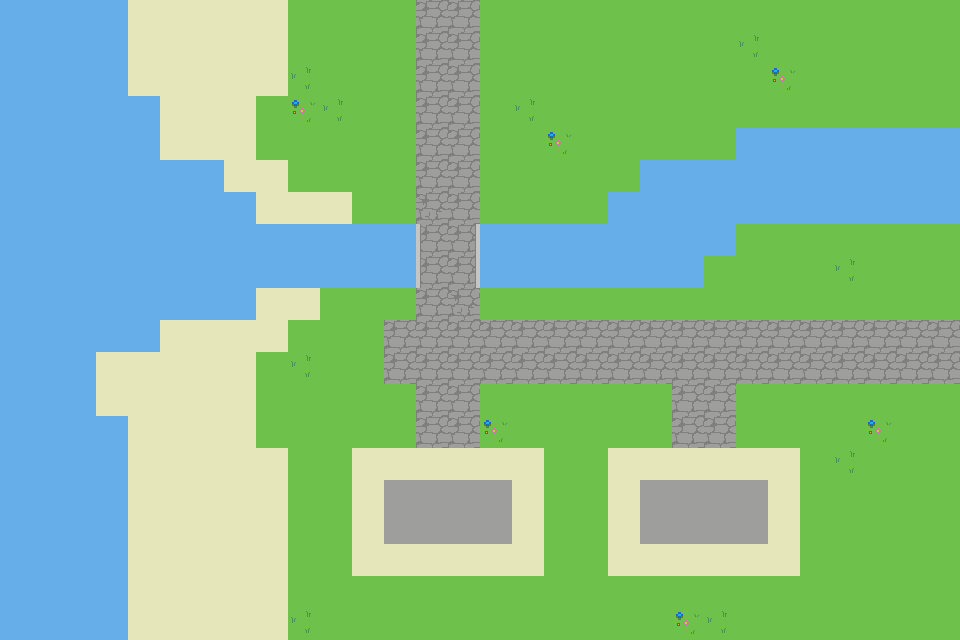

Below is a game level as drawn by its tile map, then a one-line description and the .tmx file that defines it, in full:
An orthogonal 30x20 tile map with 32x32 px tiles, 3 tile layers (Ground, buildings, Details), 1 hidden layer not drawn.

<map version="1.9" tiledversion="1.9.2" orientation="orthogonal" renderorder="right-down" width="30" height="20" tilewidth="32" tileheight="32" infinite="0" nextlayerid="6" nextobjectid="1">
 <tileset firstgid="1" source="atlas.tsx" />
 <layer id="1" name="Ground" width="30" height="20">
  <data encoding="csv">
1,1,1,1,3,3,3,3,3,2,2,2,2,4,4,2,2,2,2,2,2,2,2,2,2,2,2,2,2,2,
1,1,1,1,3,3,3,3,3,2,2,2,2,4,4,2,2,2,2,2,2,2,2,2,2,2,2,2,2,2,
1,1,1,1,3,3,3,3,3,2,2,2,2,4,4,2,2,2,2,2,2,2,2,2,2,2,2,2,2,2,
1,1,1,1,1,3,3,3,2,2,2,2,2,4,4,2,2,2,2,2,2,2,2,2,2,2,2,2,2,2,
1,1,1,1,1,3,3,3,2,2,2,2,2,4,4,2,2,2,2,2,2,2,2,1,1,1,1,1,1,1,
1,1,1,1,1,1,1,3,3,2,2,2,2,4,4,2,2,2,2,2,1,1,1,1,1,1,1,1,1,1,
1,1,1,1,1,1,1,1,3,3,3,2,2,6,6,2,2,2,2,1,1,1,1,1,1,1,1,1,1,1,
1,1,1,1,1,1,1,1,1,1,1,1,1,6,6,1,1,1,1,1,1,1,1,2,2,2,2,2,2,2,
1,1,1,1,1,1,1,1,1,1,1,1,1,6,6,1,1,1,1,1,1,1,2,2,2,2,2,2,2,2,
1,1,1,1,1,1,1,1,3,3,2,2,2,6,6,2,2,2,2,2,2,2,2,2,2,2,2,2,2,2,
1,1,1,1,1,3,3,3,3,2,2,2,4,4,4,4,4,4,4,4,4,4,4,4,4,4,4,4,4,4,
1,1,1,3,3,3,3,3,2,2,2,2,4,4,4,4,4,4,4,4,4,4,4,4,4,4,4,4,4,4,
1,1,1,3,3,3,3,3,2,2,2,2,2,4,4,2,2,2,2,2,2,4,4,2,2,2,2,2,2,2,
1,1,1,1,3,3,3,3,2,2,2,2,2,4,4,2,2,2,2,2,2,4,4,2,2,2,2,2,2,2,
1,1,1,1,3,3,3,3,3,2,2,4,4,4,4,4,4,2,2,4,4,4,4,4,4,2,2,2,2,2,
1,1,1,1,3,3,3,3,3,2,2,4,4,4,4,4,4,2,2,4,4,4,4,4,4,2,2,2,2,2,
1,1,1,1,3,3,3,3,3,2,2,4,4,4,4,4,4,2,2,4,4,4,4,4,4,2,2,2,2,2,
1,1,1,1,3,3,3,3,3,2,2,4,4,4,4,4,4,2,2,4,4,4,4,4,4,2,2,2,2,2,
1,1,1,1,3,3,3,3,3,2,2,2,2,2,2,2,2,2,2,2,2,2,2,2,2,2,2,2,2,2,
1,1,1,1,3,3,3,3,3,2,2,2,2,2,2,2,2,2,2,2,2,2,2,2,2,2,2,2,2,2
</data>
 </layer>
 <layer id="5" name="buildings" width="30" height="20">
  <data encoding="csv">
0,0,0,0,0,0,0,0,0,0,0,0,0,14,14,0,0,0,0,0,0,0,0,0,0,0,0,0,0,0,
0,0,0,0,0,0,0,0,0,0,0,0,0,14,14,0,0,0,0,0,0,0,0,0,0,0,0,0,0,0,
0,0,0,0,0,0,0,0,0,0,0,0,0,14,14,0,0,0,0,0,0,0,0,0,0,0,0,0,0,0,
0,0,0,0,0,0,0,0,0,0,0,0,0,14,14,0,0,0,0,0,0,0,0,0,0,0,0,0,0,0,
0,0,0,0,0,0,0,0,0,0,0,0,0,14,14,0,0,0,0,0,0,0,0,0,0,0,0,0,0,0,
0,0,0,0,0,0,0,0,0,0,0,0,0,14,14,0,0,0,0,0,0,0,0,0,0,0,0,0,0,0,
0,0,0,0,0,0,0,0,0,0,0,0,0,14,14,0,0,0,0,0,0,0,0,0,0,0,0,0,0,0,
0,0,0,0,0,0,0,0,0,0,0,0,0,14,14,0,0,0,0,0,0,0,0,0,0,0,0,0,0,0,
0,0,0,0,0,0,0,0,0,0,0,0,0,14,14,0,0,0,0,0,0,0,0,0,0,0,0,0,0,0,
0,0,0,0,0,0,0,0,0,0,0,0,0,14,14,0,0,0,0,0,0,0,0,0,0,0,0,0,0,0,
0,0,0,0,0,0,0,0,0,0,0,0,14,14,14,14,14,14,14,14,14,14,14,14,14,14,14,14,14,14,
0,0,0,0,0,0,0,0,0,0,0,0,14,14,14,14,14,14,14,14,14,14,14,14,14,14,14,14,14,14,
0,0,0,0,0,0,0,0,0,0,0,0,0,14,14,0,0,0,0,0,0,14,14,0,0,0,0,0,0,0,
0,0,0,0,0,0,0,0,0,0,0,0,0,14,14,0,0,0,0,0,0,14,14,0,0,0,0,0,0,0,
0,0,0,0,0,0,0,0,0,0,0,3,3,3,3,3,3,0,0,3,3,3,3,3,3,0,0,0,0,0,
0,0,0,0,0,0,0,0,0,0,0,3,6,6,6,6,3,0,0,3,6,6,6,6,3,0,0,0,0,0,
0,0,0,0,0,0,0,0,0,0,0,3,6,6,6,6,3,0,0,3,6,6,6,6,3,0,0,0,0,0,
0,0,0,0,0,0,0,0,0,0,0,3,3,3,3,3,3,0,0,3,3,3,3,3,3,0,0,0,0,0,
0,0,0,0,0,0,0,0,0,0,0,0,0,0,0,0,0,0,0,0,0,0,0,0,0,0,0,0,0,0,
0,0,0,0,0,0,0,0,0,0,0,0,0,0,0,0,0,0,0,0,0,0,0,0,0,0,0,0,0,0
</data>
 </layer>
 <layer id="2" name="Details" width="30" height="20">
  <data encoding="csv">
0,0,0,0,0,0,0,0,0,0,0,0,0,0,0,0,0,0,0,0,0,0,0,0,0,0,0,0,0,0,
0,0,0,0,0,0,0,0,0,0,0,0,0,0,0,0,0,0,0,0,0,0,0,7,0,0,0,0,0,0,
0,0,0,0,0,0,0,0,0,7,0,0,0,0,0,0,0,0,0,0,0,0,0,0,8,0,0,0,0,0,
0,0,0,0,0,0,0,0,0,8,7,0,0,0,0,0,7,0,0,0,0,0,0,0,0,0,0,0,0,0,
0,0,0,0,0,0,0,0,0,0,0,0,0,0,0,0,0,8,0,0,0,0,0,0,0,0,0,0,0,0,
0,0,0,0,0,0,0,0,0,0,0,0,0,0,0,0,0,0,0,0,0,0,0,0,0,0,0,0,0,0,
0,0,0,0,0,0,0,0,0,0,0,0,0,13,0,0,0,0,0,0,0,0,0,0,0,0,0,0,0,0,
0,0,0,0,0,0,0,0,0,0,0,0,0,11,12,0,0,0,0,0,0,0,0,0,0,0,0,0,0,0,
0,0,0,0,0,0,0,0,0,0,0,0,0,11,12,0,0,0,0,0,0,0,0,0,0,0,7,0,0,0,
0,0,0,0,0,0,0,0,0,0,0,0,0,0,13,0,0,0,0,0,0,0,0,0,0,0,0,0,0,0,
0,0,0,0,0,0,0,0,0,0,0,0,0,0,0,0,0,0,0,0,0,0,0,0,0,0,0,0,0,0,
0,0,0,0,0,0,0,0,0,7,0,0,0,0,0,0,0,0,0,0,0,0,0,0,0,0,0,0,0,0,
0,0,0,0,0,0,0,0,0,0,0,0,0,0,0,0,0,0,0,0,0,0,0,0,0,0,0,0,0,0,
0,0,0,0,0,0,0,0,0,0,0,0,0,0,0,8,0,0,0,0,0,0,0,0,0,0,0,8,0,0,
0,0,0,0,0,0,0,0,0,0,0,0,0,0,0,0,0,0,0,0,0,0,0,0,0,0,7,0,0,0,
0,0,0,0,0,0,0,0,0,0,0,0,0,0,0,0,0,0,0,0,0,0,0,0,0,0,0,0,0,0,
0,0,0,0,0,0,0,0,0,0,0,0,0,0,0,0,0,0,0,0,0,0,0,0,0,0,0,0,0,0,
0,0,0,0,0,0,0,0,0,0,0,0,0,0,0,0,0,0,0,0,0,0,0,0,0,0,0,0,0,0,
0,0,0,0,0,0,0,0,0,0,0,0,0,0,0,0,0,0,0,0,0,0,0,0,0,0,0,0,0,0,
0,0,0,0,0,0,0,0,0,7,0,0,0,0,0,0,0,0,0,0,0,8,7,0,0,0,0,0,0,0
</data>
 </layer>
 <layer id="4" name="Collision" width="30" height="20" visible="0">
  <data encoding="csv">
0,0,0,5,0,0,0,0,0,0,0,0,0,0,0,0,0,0,0,0,0,0,0,0,0,0,0,0,0,0,
0,0,0,5,0,0,0,0,0,0,0,0,0,0,0,0,0,0,0,0,0,0,0,0,0,0,0,0,0,0,
0,0,0,5,0,0,0,0,0,0,0,0,0,0,0,0,0,0,0,0,0,0,0,0,0,0,0,0,0,0,
0,0,0,14,5,0,0,0,0,0,0,0,0,0,0,0,0,0,0,0,0,0,0,0,0,0,0,0,0,0,
0,0,0,0,5,0,0,0,0,0,0,0,0,0,0,0,0,0,0,0,0,0,0,5,5,5,5,5,5,5,
0,0,0,0,0,5,5,0,0,0,0,0,0,0,0,0,0,0,0,0,5,5,5,0,0,0,0,0,0,0,
0,0,0,0,0,0,0,5,0,0,0,0,0,0,0,0,0,0,0,5,0,0,0,5,5,5,5,5,5,5,
0,0,0,0,0,0,0,0,5,5,5,5,5,0,0,5,5,5,5,0,0,0,5,0,0,0,0,0,0,0,
0,0,0,0,0,0,0,0,5,5,5,5,5,0,0,5,5,5,5,5,5,5,0,0,0,0,0,0,0,0,
0,0,0,0,0,5,5,5,0,0,0,0,0,0,0,0,0,0,0,0,0,0,0,0,0,0,0,0,0,0,
0,0,0,5,5,0,0,0,0,0,0,0,0,0,0,0,0,0,0,0,0,0,0,0,0,0,0,0,0,0,
0,0,5,0,0,0,0,0,0,0,0,0,0,0,0,0,0,0,0,0,0,0,0,0,0,0,0,0,0,0,
0,0,5,0,0,0,0,0,0,0,0,0,0,0,0,0,0,0,0,0,0,0,0,0,0,0,0,0,0,0,
0,0,0,5,0,0,0,0,0,0,0,0,0,0,0,0,0,0,0,0,0,0,0,0,0,0,0,0,0,0,
0,0,0,5,0,0,0,0,0,0,0,5,5,5,5,5,5,0,0,5,5,5,5,5,5,0,0,0,0,0,
0,0,0,5,0,0,0,0,0,0,0,5,0,0,0,0,5,0,0,5,0,0,0,0,5,0,0,0,0,0,
0,0,0,5,0,0,0,0,0,0,0,5,0,0,0,0,5,0,0,5,0,0,0,0,5,0,0,0,0,0,
0,0,0,5,0,0,0,0,0,0,0,5,5,5,5,5,5,0,0,5,5,5,5,5,5,0,0,0,0,0,
0,0,0,5,0,0,0,0,0,0,0,0,0,0,0,0,0,0,0,0,0,0,0,0,0,0,0,0,0,0,
0,0,0,5,0,0,0,0,0,0,0,0,0,0,0,0,0,0,0,0,0,0,0,0,0,0,0,0,0,0
</data>
 </layer>
</map>